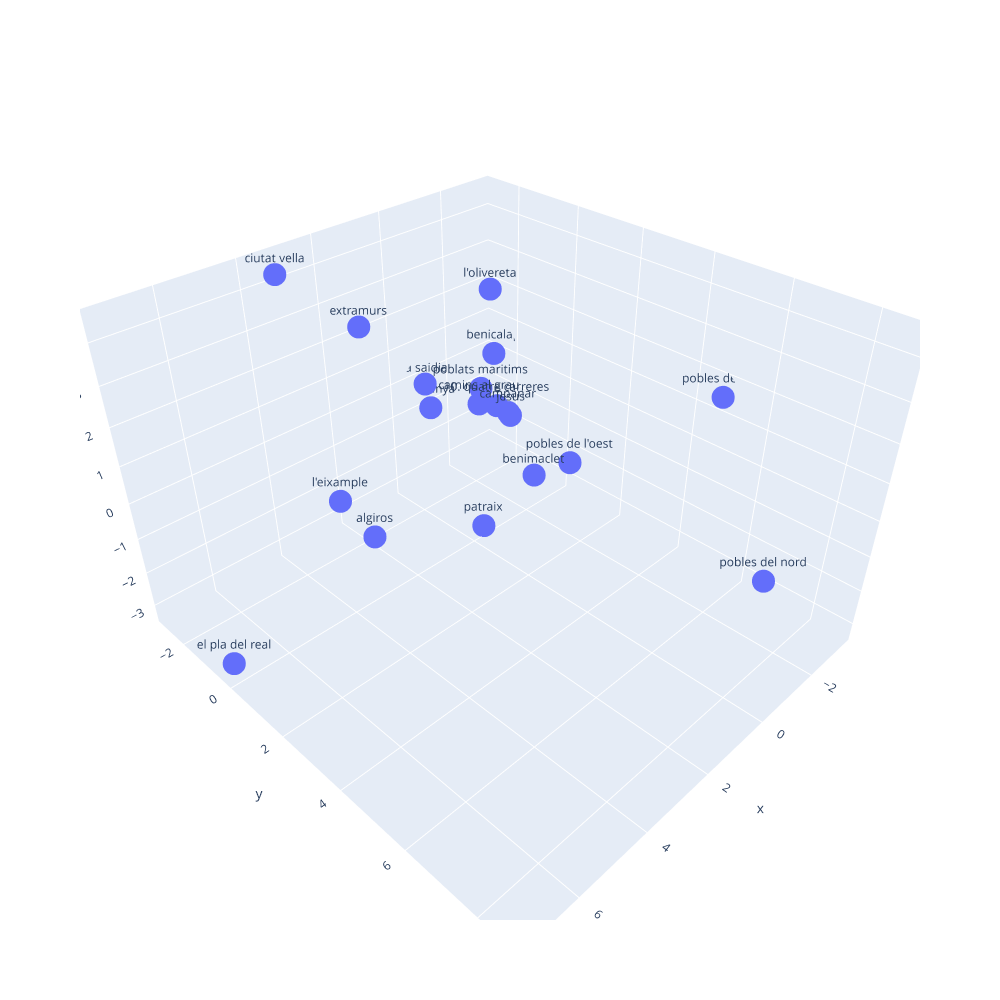

Write notebook code for a chart like this one.
### Code cell
fig = px.scatter_3d(x=df_pca_completo[:, 0], y=df_pca_completo[:, 1], z=df_pca_completo[:, 2], text=df['Distrito'], width=1000, height=1000)

fig.show()

### Figure 1 — Plotly figure (JSON) as saved in the notebook; plotly's stock layout.template omitted (floating-point values rounded to 4 significant figures)
{"data": [{"hovertemplate": "x=%{x}<br>y=%{y}<br>z=%{z}<br>text=%{text}<extra></extra>", "legendgroup": "", "marker": {"color": "#636efa", "symbol": "circle"}, "mode": "markers+text", "name": "", "scene": "scene", "showlegend": false, "text": [" ciutat vella", " l'eixample", " extramurs", " campanar", " la saidia", " el pla del real", " l'olivereta", " patraix", " jesus", "10. quatre carreres", " poblats maritims", " camins al grau", " algiros", " benimaclet", " rascanya", " benicalap", " pobles del nord", " pobles de l'oest", " pobles del sud"], "type": "scatter3d", "x": [3.603, 4.482, 2.875, -0.6343, -0.7899, 7.266, -2.252, -0.4291, -1.837, -1.85, -2.203, -1.553, 3.363, -0.7305, -1.044, -3.086, 0.4796, -2.341, -3.319], "y": [-2.309, 0.5216, -0.4428, 0.6133, -2.667, -0.302, -1.649, -0.08717, -0.4922, -1.011, -1.988, -1.388, 0.1384, 1.43, -2.776, -2.374, 8.664, 1.213, 4.907], "z": [4.494, 0.3577, 3.647, 0.477, -0.0958, -3.184, 2.498, -3.274, -0.5921, -0.5189, -0.524, -0.4973, -1.449, -1.035, -0.9848, 0.07659, 0.5631, -1.526, 1.566]}], "layout": {"height": 1000, "legend": {"tracegroupgap": 0}, "margin": {"t": 60}, "scene": {"domain": {"x": [0, 1], "y": [0, 1]}, "xaxis": {"title": {"text": "x"}}, "yaxis": {"title": {"text": "y"}}, "zaxis": {"title": {"text": "z"}}}, "width": 1000}}
